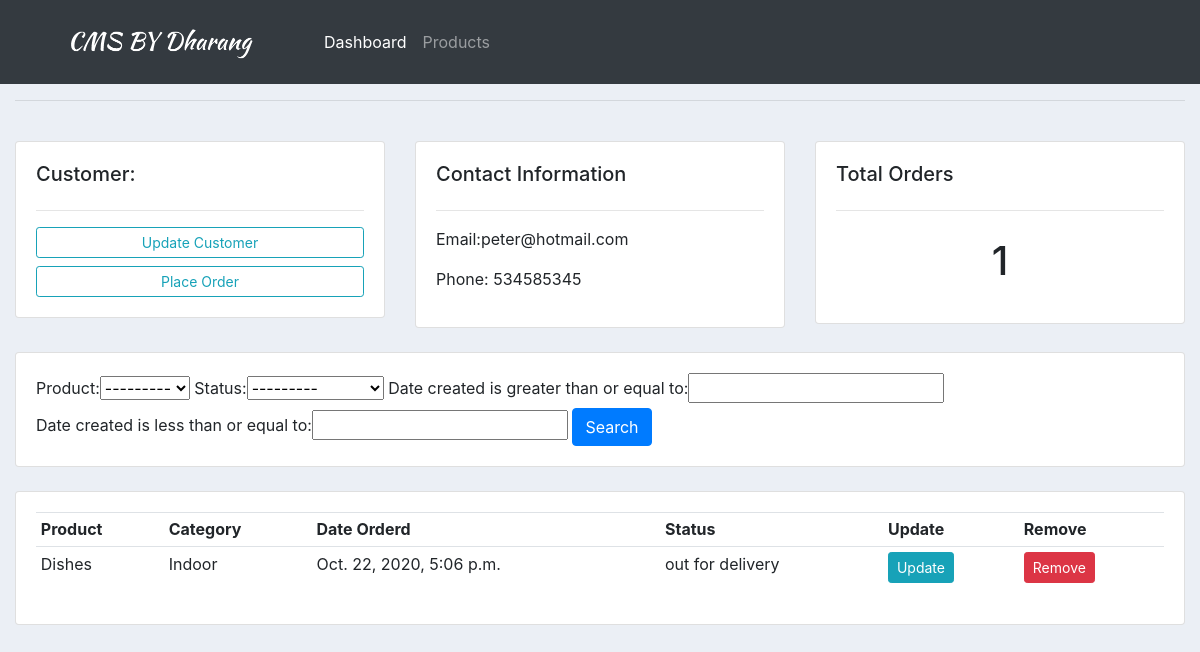
/customer/2, run on an earlier commit of the app's database.
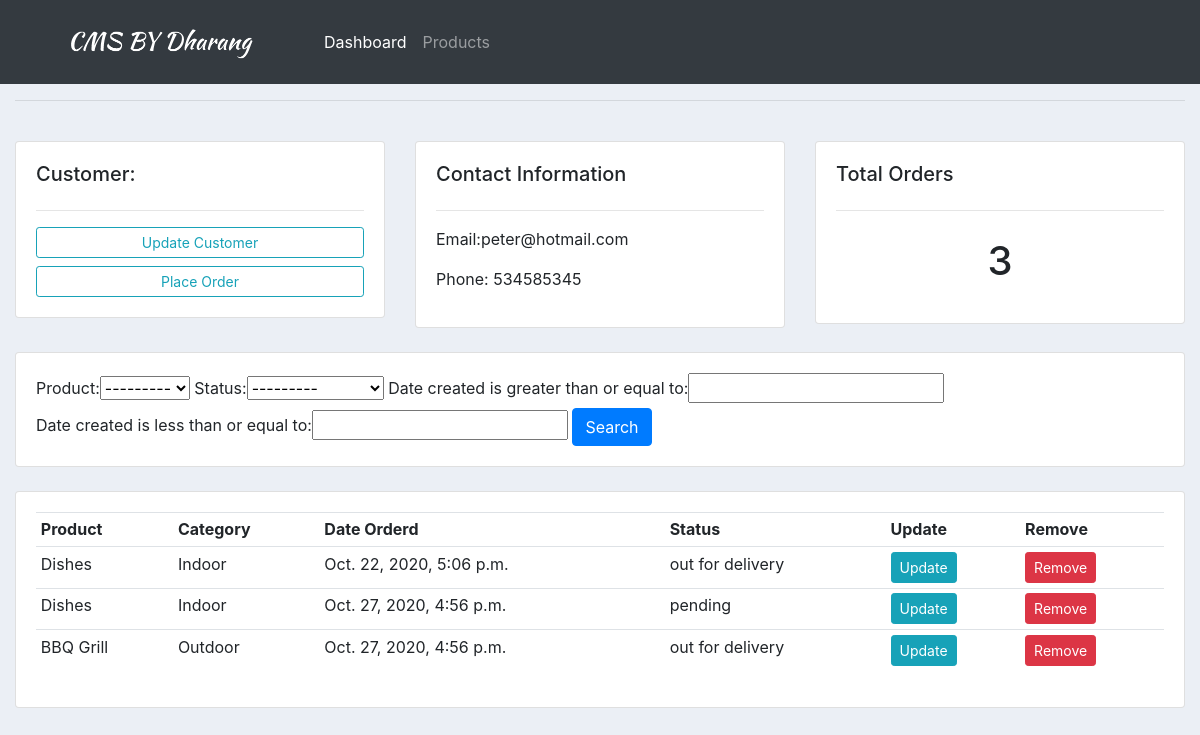
And on a later commit of the database.
### accounts/models.py (models this page shows, shortened)
class Orders(models.Model):
    STATUS = (
        ('pending','pending'),
        ('out for delivery','out for delivery'),
        ('delivered','delivered'),
             )
    customer = models.ForeignKey(Customer,on_delete=models.SET_NULL,null=True)
    product = models.ForeignKey(Products,on_delete=models.SET_NULL,null=True)
    date_created = models.DateTimeField(auto_now_add=True)
    status = models.CharField(max_length=200,null=True,choices=STATUS)

class Products(models.Model):
    CATAGORY = (
        ('Indoor','Indoor'),
        ('Outdoor','Outdoor'),
                )
    name = models.CharField(max_length=200,null=True)
    category = models.CharField(max_length=200,null=True,choices=CATAGORY)
    price = models.FloatField(null=True)
    description = models.CharField(max_length=200,null=True,blank=True)
    date_created = models.DateTimeField(auto_now_add=True)
    tags = models.ManyToManyField(Tag)
    def __str__(self):
        return self.name

### accounts/views.py (the view)
# urls.py: path('customer/<str:pk>', views.customer, name='customer' ),
def customer(request,pk):
    customer = Customer.objects.get(id=pk)
    orders = customer.orders_set.all()
    order_count = orders.count()
    myFilter = OrderFilter(request.GET,queryset=orders)
    orders = myFilter.qs
    context = {'customer': customer,'orders': orders,'myFilter':myFilter}
    return render(request, 'accounts/customer.html', context )

### accounts/templates/accounts/customer.html
{% extends 'accounts/main.html' %}
{% block content %}
<br>
<div class="row">
	<div class="col-md">
		<div class="card card-body">
			<h5>Customer:</h5>
			<hr>
			<a class="btn btn-outline-info  btn-sm btn-block" href="">Update Customer</a>
			<a class="btn btn-outline-info  btn-sm btn-block" href="{% url 'create_order' customer.id %}">Place Order</a>
		</div>
	</div>
	<div class="col-md">
		<div class="card card-body">
			<h5>Contact Information</h5>
			<hr>
			<p>Email:{{ customer.email }} </p>
			<p>Phone: {{ customer.phone }}</p>
		</div>
	</div>
	<div class="col-md">
		<div class="card card-body">
			<h5>Total Orders</h5>
			<hr>
			<h1 style="text-align: center;padding: 10px">{{ orders.count }}</h1>
		</div>
	</div>
</div>
<br>
<div class="row">
	<div class="col">
		<div class="card card-body">
			<form method="get">
				{{myFilter.form}}
		    <button class="btn btn-primary" type="submit">Search</button>
		  </form>
		</div>
	</div>
</div>
<br>
<div class="row">
	<div class="col-md">
		<div class="card card-body">
			<table class="table table-sm">
				<tr>
					<th>Product</th>
					<th>Category</th>
					<th>Date Orderd</th>
					<th>Status</th>
					<th>Update</th>
					<th>Remove</th>
				</tr>
				{% for i in orders %}
					<tr>
						<td>{{i.product}}</td>
						<td>{{i.product.category}}</td>
						<td>{{i.date_created}}</td>
						<td>{{i.status}}</td>
						<td><a class="btn btn-sm btn-info" href="{% url 'update_order' i.id %}">Update</a></td>
						<td><a class="btn btn-sm btn-danger" href="{% url 'delete_order' i.id %}">Remove</a></td>
					</tr>
				{% endfor %}
			</table>
		</div>
	</div>
</div>
{% endblock content %}

What changed in the data, as far as the page shows it:
added Orders: product "Dishes", product.category "Indoor", date_created "Oct. 27, 2020, 4:56 p.m.", status "pending"
added Orders: product "BBQ Grill", product.category "Outdoor", date_created "Oct. 27, 2020, 4:56 p.m.", status "out for delivery"
Also different on the page:
{{ orders.count }}: "1" → "3"
